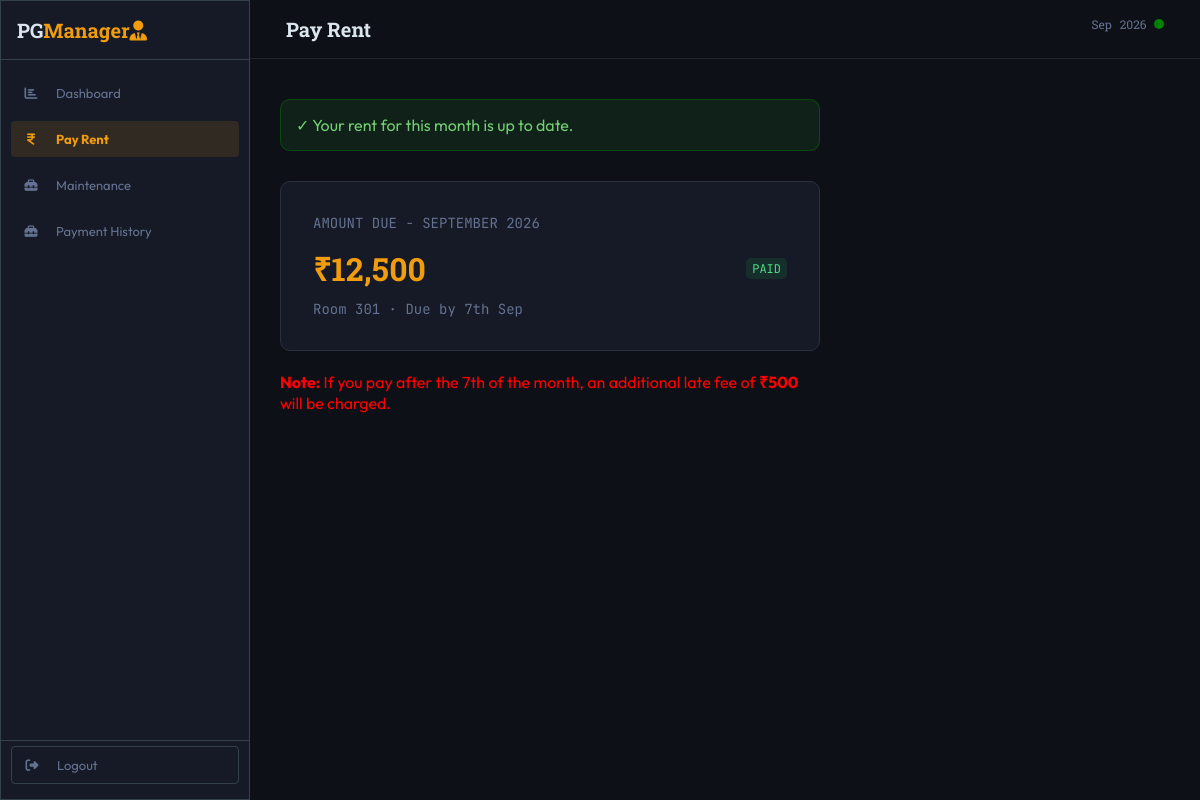
The page /tenant-payment/ (signed in) on the database as committed earlier.
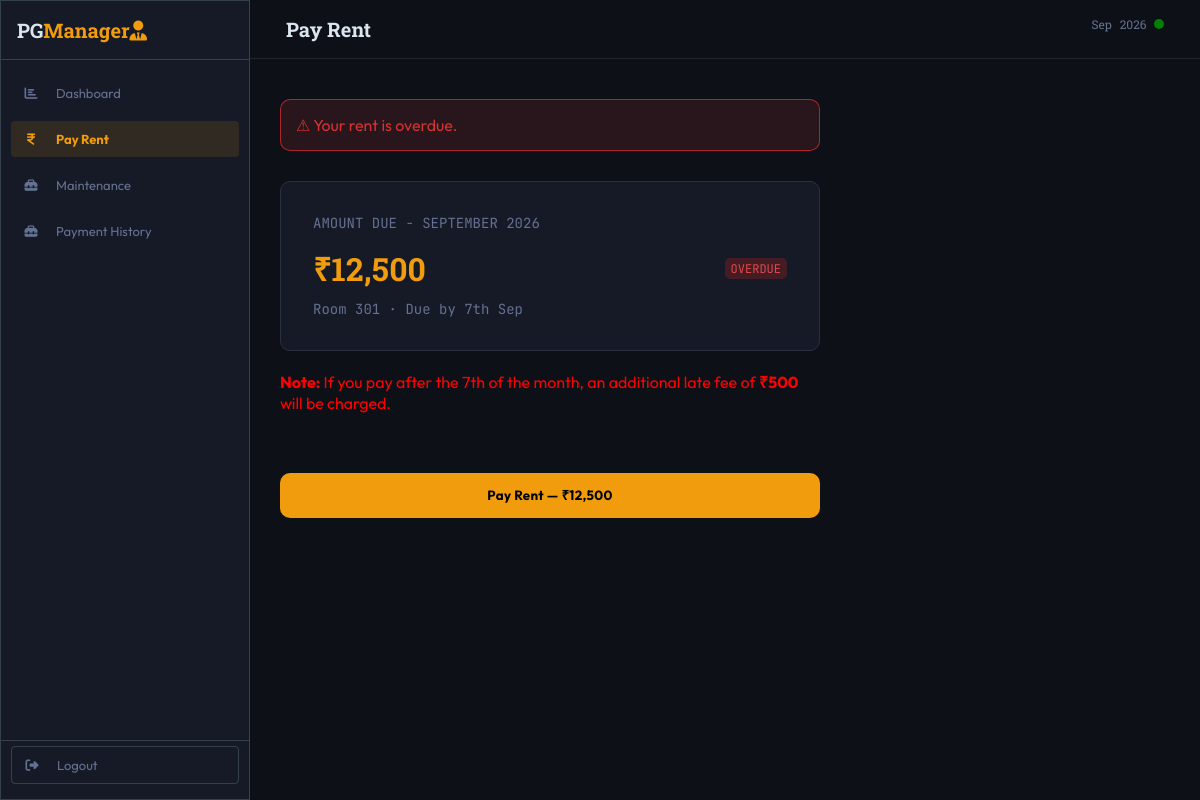
The same page on the database as committed later.
### dashboard/models.py (models this page shows, shortened)
class Tenant(models.Model):
    CHOICE_GENDER = (("","Select Gender"), ("male","Male"), ("female","Female"), ("others","Others"))
    CHOICE_RENT_STATUS = (("pending", "Pending"), ("overdue", "Overdue"), ("paid","Paid"))
    user = models.OneToOneField(User, on_delete=models.CASCADE, null=True, blank=True)
    firstname = models.CharField(max_length=100, null=False, blank=False)
    lastname = models.CharField(max_length=100, null=True, blank=True)
    phone_number = models.CharField(max_length=10, null=False, blank=False)
    email = models.EmailField(unique=True, null=True, blank=True)
    uid = models.CharField(unique=True, max_length=12, blank=False)
    gender = models.CharField(max_length=10, choices=CHOICE_GENDER)
    status = models.CharField(max_length=100, null=False, blank=False, default="active")
    emg_contact_name = models.CharField(max_length=100, null=False, blank=False)
    emg_contact = models.CharField(max_length=10, null=True, blank=True)
    address = models.ForeignKey(Address, on_delete=models.PROTECT, null=False, blank=False)
    room = models.ForeignKey(Room,on_delete=models.PROTECT, null=False, blank=False)
    move_in_date = models.DateField(null=False, blank=False)
    rent_status = models.CharField(null=False, blank=False, default="pending", choices=CHOICE_RENT_STATUS)
    security_deposit = models.DecimalField(max_digits=10, decimal_places=2)
    adv_rent = models.DecimalField(max_digits=10, decimal_places=2)
    notes = models.TextField(max_length=1000, blank=True)
    slug = models.SlugField(unique=True, default=uuid.uuid4, editable=False)

### dashboard/views.py (the view)
# urls.py: path("tenant-payment/", views.tenant_payment, name="tenant-payment"),
def tenant_payment(request):
    tenant = Tenant.objects.get(user=request.user)
    room_rent = tenant.room.rent
    room_number = tenant.room.number
    rent_status = tenant.rent_status
    return render(request, "dashboard/tenant-payment.html", {
        "rent_status": rent_status,
        "room_rent": room_rent,
        "room_number": room_number,
        "razorpay_key_id": settings.RAZORPAY_KEY_ID
    })

### dashboard/templates/dashboard/tenant-payment.html (shortened to what this page needs)
{% extends "tenant-base.html" %}
{% load static %}
{% load tz %}
{% load humanize %}
{% block css_file %}
    <link rel="stylesheet" href="{% static 'dashboard/tenant-payment.css' %}" >
{% endblock css_file %}
{% block content %}
    <header class="page-header">
        <div class="header-title header-box">
            <h2>Pay Rent</h2>
        </div>
        <div class="header-date header-box">
            <span>{% now "M Y" %}</span>
            <span class="status-dot"></span>
        </div>
    </header>
    <main>
        {% if rent_status == "paid" %}
            <div class="rent-status rent-status-paid">
                ✓  Your rent for this month is up to date.
            </div>
        {% elif rent_status == "pending" %}
            <div class="rent-status rent-status-pending">
                X  Your rent is not paid.
            </div>
        {% else %}
            <div class="rent-status rent-status-overdue">
                ⚠  Your rent is overdue.
            </div>
        {% endif %}
        <div class="rent-card">
            <p class="rent-date">AMOUNT DUE - {% now "F Y" %}</p>
            <div class="amount-status-container">
                <div class="rent-amount">₹{{ room_rent | intcomma }}</div>
                {% if rent_status == "paid" %}
                    <div class="tab-rent-status status-paid">{{ rent_status }}</div>
                {% elif rent_status == "pending" %}
                    <div class="tab-rent-status status-pending">{{ rent_status }}</div>
                {% elif rent_status == "overdue" %}
                    <div class="tab-rent-status status-overdue">{{ rent_status }}</div>
                {% endif %}
            </div>
            <div class="room-number">Room {{ room_number }} · Due by 7th {% now "M" %}</div>
        </div>
<p class="note"><span class="word-note"> Note: </span>If you pay after the 7th of the month, an additional late fee of <span style="font-weight: bold;">₹500</span> will be charged.</p>
        {% if rent_status == "pending" or rent_status == "overdue" %}
            <button id="pay-button">
                Pay Rent — ₹{{ room_rent | intcomma }}
            </button>
        {% endif %}
    </main>
{% endblock content %}

Rows that differ between the two databases and show on the page:
changed Tenant: rent_status "PAID" → "OVERDUE"
Other text that changed with them:
{{ room_rent | intcomma }}: (not shown) → "12,500"
text no longer shown: "✓ Your rent for this month is up to date."
text now shown: "⚠ Your rent is overdue. Pay Rent — ₹"
